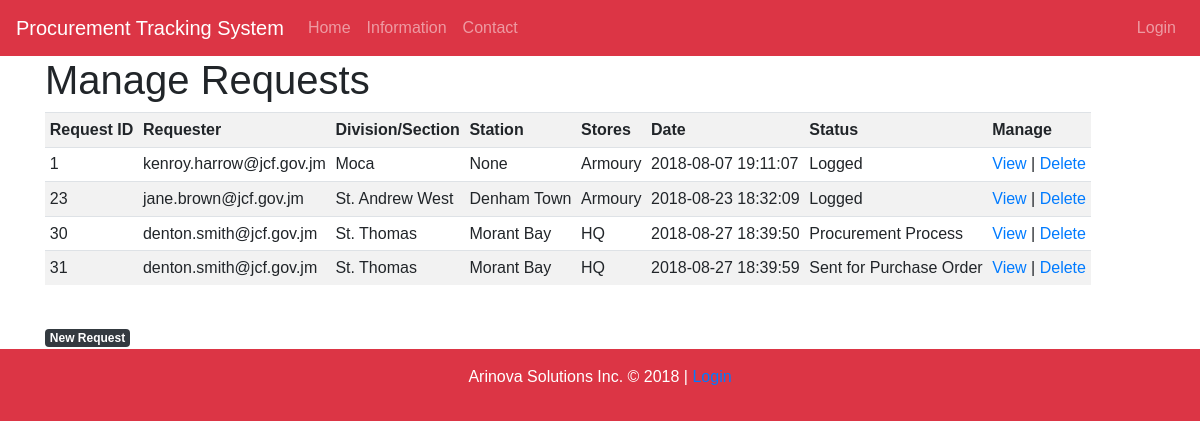
The page /request_manage.php on the database its author committed.
### tables this page shows
CREATE TABLE IF NOT EXISTS `request_tb` (
  `request_id` int(11) NOT NULL AUTO_INCREMENT,
  `request_date` datetime NOT NULL DEFAULT CURRENT_TIMESTAMP,
  `requester` varchar(40) NOT NULL,
  `division_section` varchar(50) NOT NULL,
  `station` varchar(30) NOT NULL,
  `stores` varchar(30) NOT NULL,
  `status` varchar(30) NOT NULL DEFAULT 'Logged',
  PRIMARY KEY (`request_id`),
  KEY `requester` (`requester`)
);

### request_manage.php (the view, shortened to what this page needs)
<?php
	include_once 'inc/dbh.inc.php';
	require_once 'inc/header.inc.php';
?>
<head>
    <link rel="stylesheet" href="css/dataTables.bootstrap.min.css">
</head>
<div class = "container">
	<h1>Manage Requests</h1>
	<?php
		$query = "SELECT * from request_tb";
		$command = mysqli_query($conn, $query);
		if(!$command){
			echo '<div class="alert alert-danger">Select Query Failed: '. mysqli_error($conn) . '</div>';
		}
		else
		{
	?>
	<table class="table table-condensed table-sm table-striped table-responsive">
		<tr>
			<th>Request ID</th>
			<th>Requester</th>
			<th>Division/Section</th>
			<th>Station</th>
			<th>Stores</th>
			<th>Date</th>
			<th>Status</th>
			<th>Manage</th>
		</tr>
		<?php
		while($row = mysqli_fetch_array($command)){
			echo '<tr>';
			echo '<td>'.$row['request_id'].'</td>';
			echo '<td>'.$row['requester'].'</td>';
			echo '<td>'.$row['division_section'].'</td>';
			echo '<td>'.$row['station'].'</td>';
			echo '<td>'.$row['stores'].'</td>';
			echo '<td>'.$row['request_date'].'</td>';
			echo '<td>'.$row['status'].'</td>';
			echo "
			<td>
				<a href='request_view.php?request_id=".$row['request_id']."'>View</a> |
				<a href='request_delete.php?request_id=".$row['request_id']."'>Delete</a>
			</td>";
			echo '</tr>';
		}
?>
	</table>
	<br/><a class="badge badge-dark" href="request_new.php">New Request</a>
<?php
		}
?>
</div>
<?php
	require_once 'inc/footer.inc.php';
?>

### css/styles.css (style rules this page uses)
body { background-image:url(images/index/bg.jpg) no-repeat; background-size:cover; }

### css/slide.css (style rules this page uses)
* { box-sizing:border-box }
body { font-family: Verdana,sans-serif;margin:0 }

### rows shown on the page
request_tb: request_id "1", requester "kenroy.harrow@jcf.gov.jm", division_section "Moca", station "None", stores "Armoury", request_date "2018-08-07 19:11:07", status "Logged"
request_tb: request_id "23", requester "jane.brown@jcf.gov.jm", division_section "St. Andrew West", station "Denham Town", stores "Armoury", request_date "2018-08-23 18:32:09", status "Logged"
request_tb: request_id "30", requester "denton.smith@jcf.gov.jm", division_section "St. Thomas", station "Morant Bay", stores "HQ", request_date "2018-08-27 18:39:50", status "Procurement Process"
request_tb: request_id "31", requester "denton.smith@jcf.gov.jm", division_section "St. Thomas", station "Morant Bay", stores "HQ", request_date "2018-08-27 18:39:59", status "Sent for Purchase Order"
